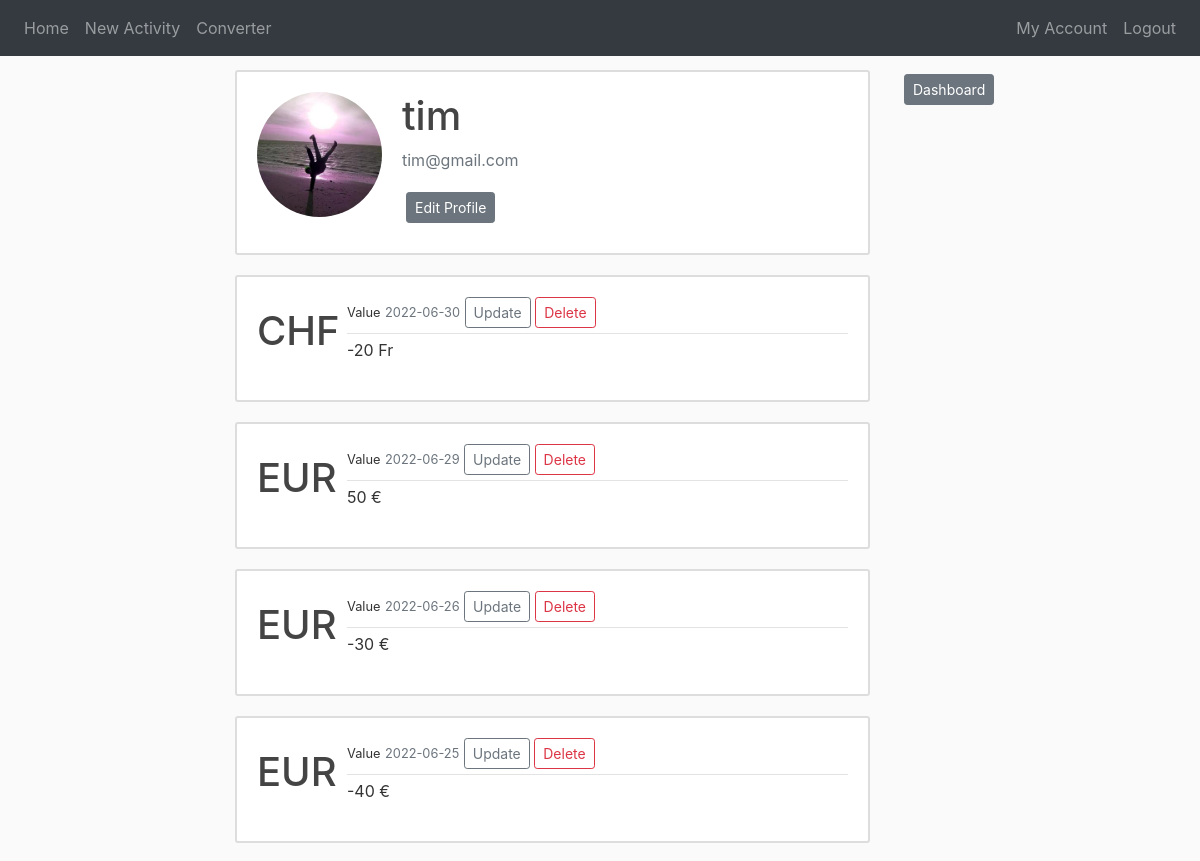
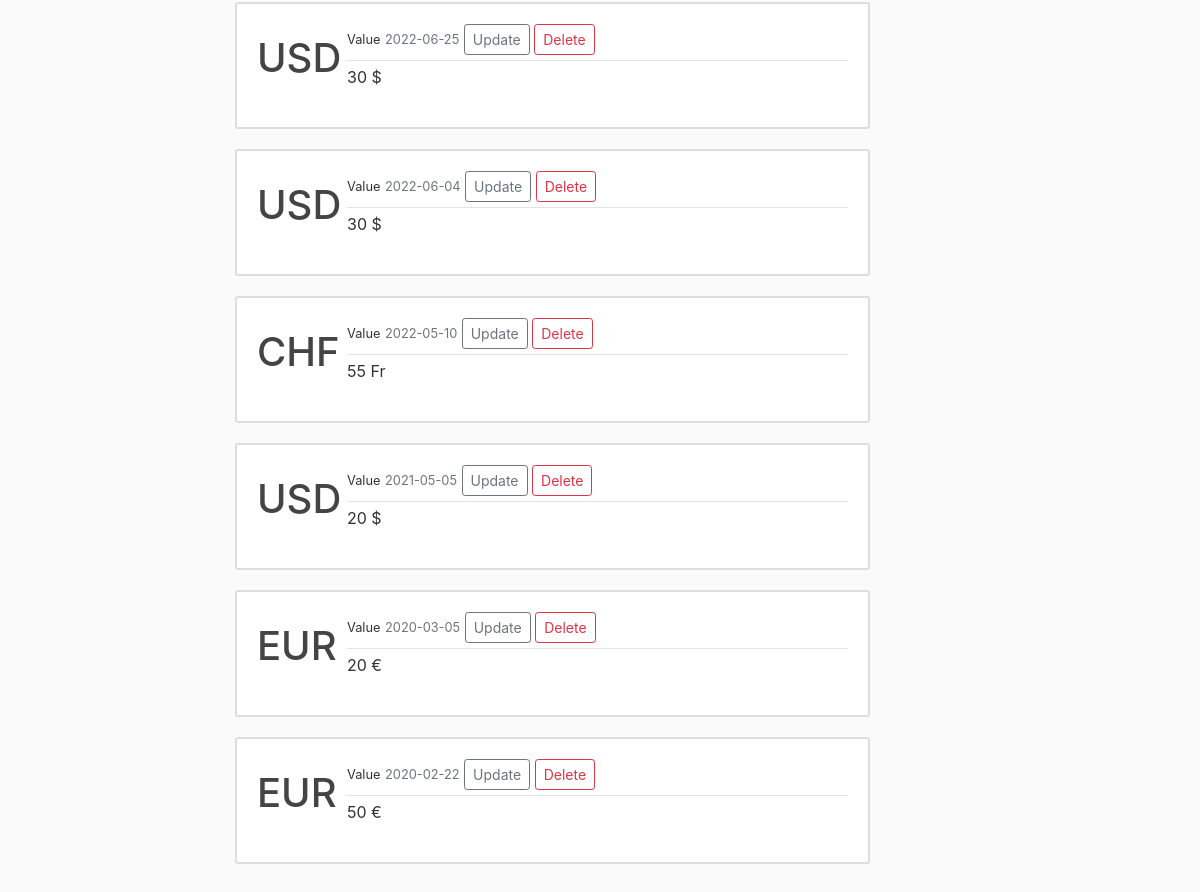
Page /account (signed in) on the committed database (2 pictures, top to bottom).
### website/models.py (models this page shows, shortened)
class User(db.Model, UserMixin):
    id = db.Column(db.Integer, primary_key=True)
    username = db.Column(db.String(20), unique=True, nullable=False)
    email = db.Column(db.String(150), unique=True, nullable=False)
    image = db.Column(db.String(20), nullable=False, default='default.jpg')
    password = db.Column(db.String(60), nullable=False)
    purchases = db.relationship('Purchase', backref='buyer', lazy=True)

class Purchase(db.Model):
    id = db.Column(db.Integer, primary_key=True)
    date = db.Column(db.Date, nullable=False)
    type = db.Column(db.String, nullable=False)
    amount = db.Column(db.Integer, nullable=False)
    user_id = db.Column(db.Integer, db.ForeignKey('user.id'), nullable=False)
    currency_id = db.Column(db.Integer, db.ForeignKey('currency.id'), nullable=False)

class Currency(db.Model):
    id = db.Column(db.Integer, primary_key=True)
    identifier = db.Column(db.String(100), nullable=False)
    name = db.Column(db.String(100), nullable=False)
    character = db.Column(db.String(2), nullable=False)
    rate = db.Column(db.Float(), nullable=False)
    purchases = db.relationship('Purchase', backref='currency', lazy=True)

### website/views.py (the view)
@views.route('/account', methods=['GET'])
@login_required
def account():
    purchases = Purchase.query.order_by(Purchase.date).all()
    return render_template("account.html", purchases=purchases)

### website/models.py (called while the page is built)
@login_manager.user_loader
def load_user(user_id):
    return User.query.get(int(user_id))

### website/views.py (called while the page is built)
@views.context_processor
def base():
    form = SearchForm()
    return dict(form=form)

### website/templates/account.html (shortened to what this page needs)
{% extends "base.html" %}
{% block content %}
    <div class="content-section">
        <div class="media">
            <img class="rounded-circle account-img" src="{{ url_for('static', filename='profile_pictures/' + current_user.image) }}">
            <div class="media-body">
                <h2 class="account-heading">{{ current_user.username }}</h2>
                <p class="text-secondary">{{ current_user.email }}</p>
                <div>
                    <a class="btn btn-secondary btn-sm m-1" href="{{ url_for('views.update_account') }}">Edit Profile</a>
                </div>
            </div>
        </div>
    </div>
    {% for purchase in purchases | reverse %}
        {% if purchase.buyer == current_user %}
            <article class="media content-section">
                <h1 class="article-identifier">{{ purchase.currency.identifier }}</h1>
                <div class="media-body">
                    <div class="article-metadata">
                        <small>Value</small>
                        <small class="text-muted">{{ purchase.date.strftime('%Y-%m-%d') }}</small>
                            <a class="btn btn-outline-secondary btn-sm" href="{{ url_for('views.update_purchase', purchase_id=purchase.id) }}">Update</a>
                            <a type="button" class="btn btn-outline-danger btn-sm" href="{{ url_for('views.delete_purchase', purchase_id=purchase.id) }}">Delete</a>
                    </div>
                    <p class="article-content">{{ purchase.amount }} {{ purchase.currency.character }}</p>
                </div>
            </article>
        {% endif %}
    {% endfor %}
{% endblock %}
{% block content_right %}
    <div class="media body" style="margin-top: 10px">
        <a class="btn btn-secondary btn-sm m-1" style="align-items: center" href="{{ url_for('views.dashboard') }}">Dashboard</a>
    </div>
{% endblock %}

### website/templates/base.html (shortened to what this page needs)
<!DOCTYPE html>
<html lang="en">
    <head>
        <link rel="stylesheet" href="css/bootstrap.css"></linkrel>
        <link
            rel="stylesheet"
            href="https://stackpath.bootstrapcdn.com/bootstrap/4.4.1/css/bootstrap.min.css"
        />
        <link
            rel="stylesheet"
            href="https://stackpath.bootstrapcdn.com/font-awesome/4.7.0/css/font-awesome.min.css"
        />
        <link rel="stylesheet" href="{{ url_for('static', filename='main.css') }}">
    </head>
    <body>
        <nav class="navbar navbar-expand-lg navbar-dark bg-dark justify-content-center fixed-top">
            <div class="collapse navbar-collapse" id="navabar">
              <div class="navbar-nav mr-auto">
                {% if current_user.is_authenticated %}
                <a class="nav-item nav-link" id="home" href="{{ url_for('views.home') }}">Home</a>
                <a class="nav-item nav-link" id="home" href="{{ url_for('views.activity') }}">New Activity</a>
                {% endif %}
                <a class="nav-item nav-link" id="home" href="{{ url_for('views.converter') }}">Converter</a>
              </div>
              <div class="navbar-nav">
                {% if current_user.is_authenticated %}
                <a class="nav-item nav-link" id="history" href="{{ url_for('views.account') }}">My Account</a>
                <a class="nav-item nav-link" id="logout" href="{{ url_for('auth.logout') }}">Logout</a>
                {% else %}
                <a class="nav-item nav-link" id="login" href="{{ url_for('auth.login') }}">Login</a>
                <a class="nav-item nav-link" id="signUp" href="{{ url_for('auth.register') }}">Register</a>
                {% endif %}
              </div>
            </div>
        </nav>
        <main role="main" class="container">
            <div class="row">
                <div class="col-lg-2">
                </div>
                <div class="col-lg-7">
                    {% block content %}{% endblock %}
                </div>
                <div class="col-lg-3">
                    {% block content_right %}{% endblock %}
                </div>
            </div>
        </main>
    </body>

### website/static/main.css (style rules this page uses)
body { background: #fafafa; color: #333333; margin-bottom: 10px; margin-top: 60px; }
h1, h2, h3, h4, h5, h6 { color: #444444; }
.content-section { background: #ffffff; padding: 20px 20px; border: 2px solid #dddddd; border-radius: 3px; margin-bottom: 20px; margin-top: 10px; }
.article-content { white-space: pre-line; }
.article-identifier { height: 65px; width: 30px; margin-right: 60px; margin-top: 10px; }
.article-metadata { padding-bottom: 5px; margin-bottom: 4px; border-bottom: 1px solid #e3e3e3; }
.account-img { height: 125px; width: 125px; margin-right: 20px; margin-bottom: 16px; }
.account-heading { font-size: 2.5rem; }

### rows in the picture
User: image (picture), username "tim", email "tim@gmail.com"
Purchase: currency.identifier "CHF", date "2022-06-30", amount "-20", currency.character "Fr"
Purchase: currency.identifier "EUR", date "2022-06-29", amount "50", currency.character "€"
Purchase: currency.identifier "EUR", date "2022-06-26", amount "-30", currency.character "€"
Purchase: currency.identifier "EUR", date "2022-06-25", amount "-40", currency.character "€"
Purchase: currency.identifier "USD", date "2022-06-25", amount "30", currency.character "$"
Purchase: currency.identifier "USD", date "2022-06-04", amount "30", currency.character "$"
Purchase: currency.identifier "CHF", date "2022-05-10", amount "55", currency.character "Fr"
Purchase: currency.identifier "USD", date "2021-05-05", amount "20", currency.character "$"
Purchase: currency.identifier "EUR", date "2020-03-05", amount "20", currency.character "€"
Purchase: currency.identifier "EUR", date "2020-02-22", amount "50", currency.character "€"
